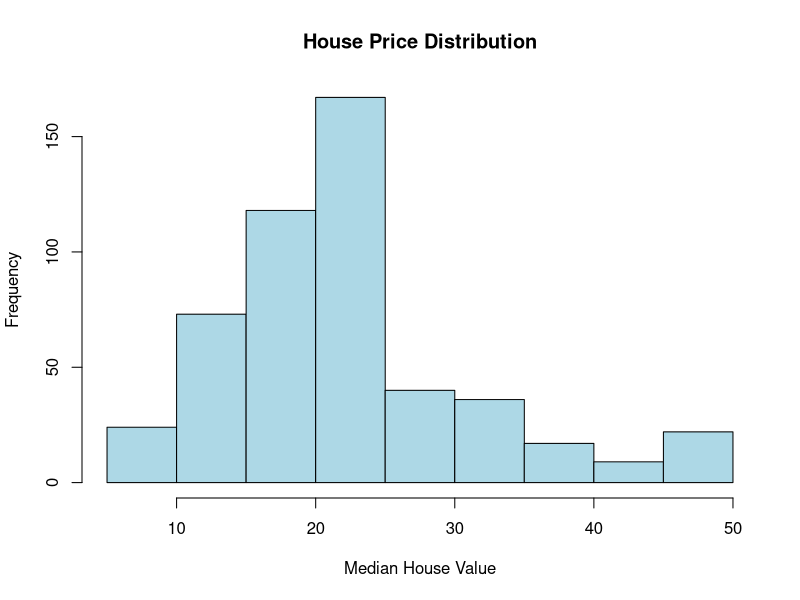
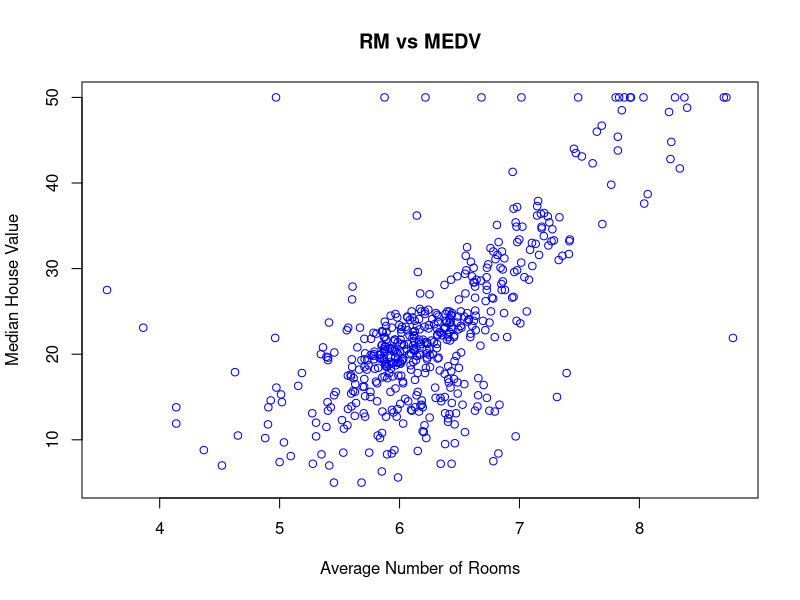
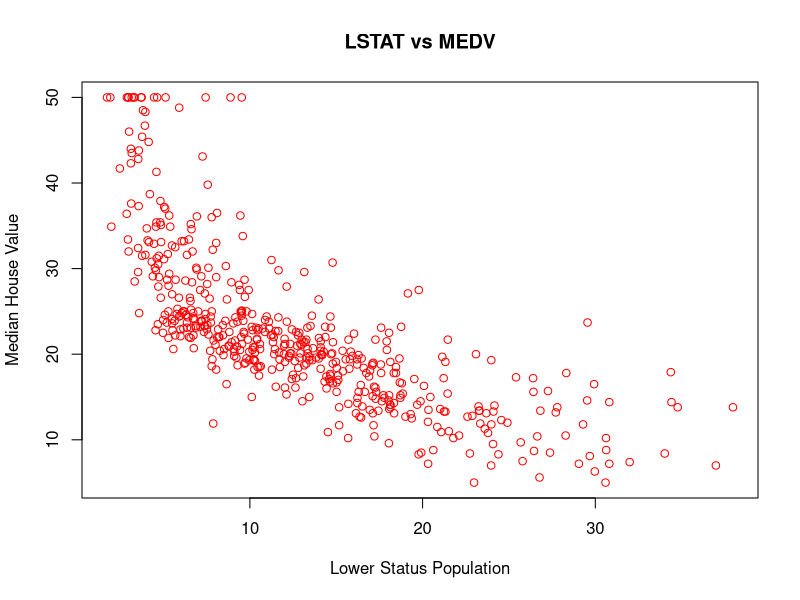
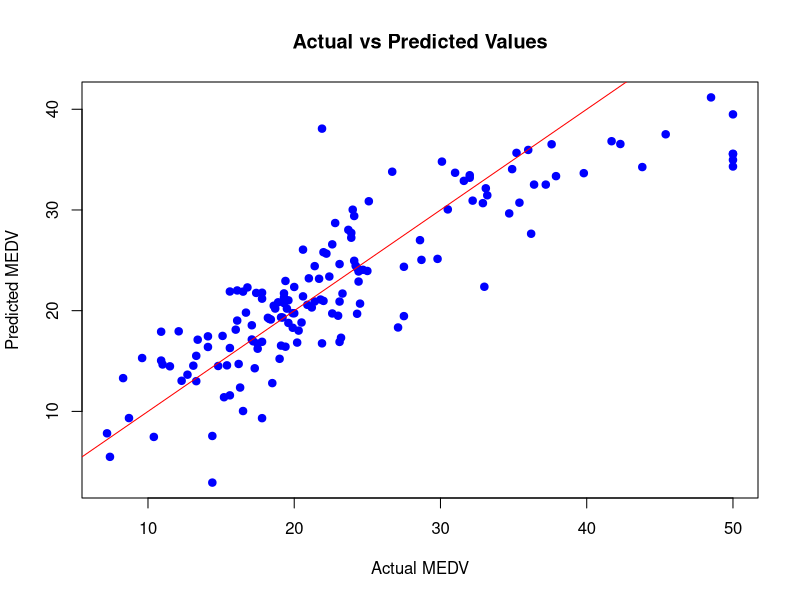

R code for these plots, in order:
# A.    Consider the “Boston” housing data set from MASS library in R.
# (a)    Do an exploratory analysis on the variables, visualize relationships and provide some of the insights that you infer from your results.
# (b)    Identify the predictor variables that could regress the response variable “medv” for the housing data. Interpret your model.
# (c)    Measure the performance metrics of your model and predict the values on a test data set.


# BOSTON HOUSING DATASET

# Load package and dataset
library(MASS)
data(Boston)
mydata <- Boston
View(mydata)

# (a) EXPLORATORY DATA ANALYSIS

# Structure and summary
str(mydata)
summary(mydata)

# Check missing values
sum(is.na(mydata))

# Histogram
hist(mydata$medv,
     main="House Price Distribution",
     xlab="Median House Value",
     col="lightblue")

# Scatter plots
plot(mydata$rm, mydata$medv,
     main="RM vs MEDV",
     xlab="Average Number of Rooms",
     ylab="Median House Value",
     col="blue")

plot(mydata$lstat, mydata$medv,
     main="LSTAT vs MEDV",
     xlab="Lower Status Population",
     ylab="Median House Value",
     col="red")

# Correlation matrix
cor(mydata)

# (b) MULTIPLE LINEAR REGRESSION

# Split data into training and testing
set.seed(123)
index <- sample(1:nrow(mydata), 0.7*nrow(mydata))

Training <- mydata[index, ]
Testing <- mydata[-index, ]

# Build regression model
model <- lm(medv ~ ., data=Training)

# Display model summary
summary(model)

# (c) MODEL EVALUATION AND PREDICTION

# Predict values
Predict <- predict(model, newdata=Testing)

# Performance metrics
RMSE <- sqrt(mean((Testing$medv-Predict)^2))
MAE <- mean(abs(Testing$medv-Predict))
R2 <- 1 - sum((Testing$medv-Predict)^2)/
  sum((Testing$medv-mean(Testing$medv))^2)

print(RMSE)
print(MAE)
print(R2)

# Compare actual and predicted values
result <- data.frame(
  Actual=Testing$medv,
  Predicted=Predict
)

print(head(result))

# Plot actual vs predicted values
plot(Testing$medv, Predict,
     main="Actual vs Predicted Values",
     xlab="Actual MEDV",
     ylab="Predicted MEDV",
     col="blue",
     pch=19)

abline(0, 1, col="red")
